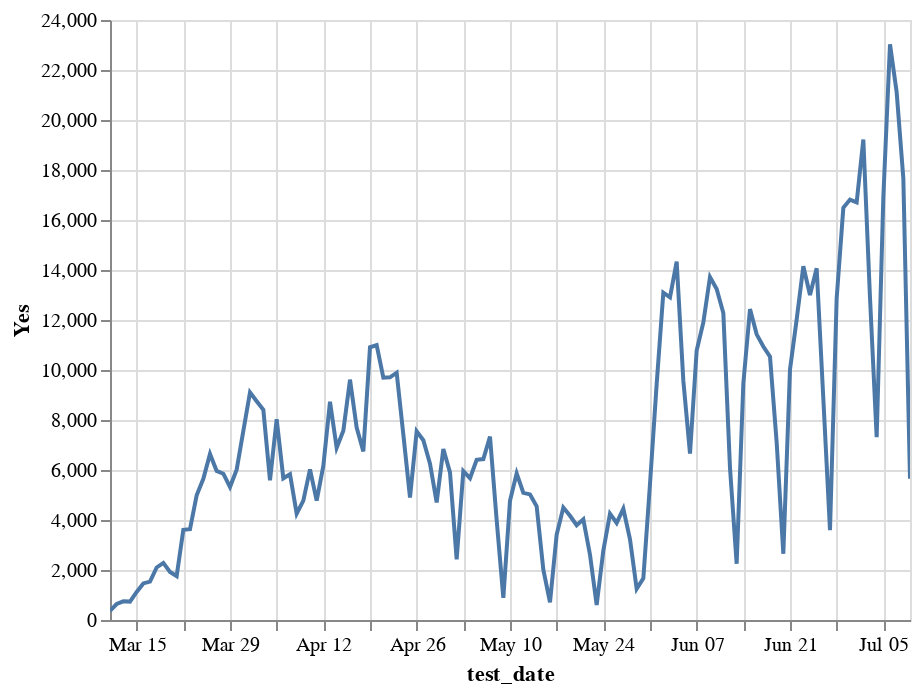

Notebook code for this chart:
### Code cell
alt.Chart(ti.reset_index().assign(total=lambda x: x.Yes+x.No)).mark_line().encode(
    x='test_date',
    y='Yes',
    tooltip=['test_date', 'Yes']
).interactive()

### Figure 1 — Vega-Lite specification as saved in the notebook (floating-point values rounded to 4 significant figures)
{"config": {"view": {"continuousWidth": 400, "continuousHeight": 300}}, "data": {"name": "data-081eb89e060e64de89eb9794a6f75e0b"}, "mark": "line", "encoding": {"tooltip": [{"type": "temporal", "field": "test_date"}, {"type": "quantitative", "field": "Yes"}], "x": {"type": "temporal", "field": "test_date"}, "y": {"type": "quantitative", "field": "Yes"}}, "selection": {"selector010": {"type": "interval", "bind": "scales", "encodings": ["x", "y"]}}, "$schema": "https://vega.github.io/schema/vega-lite/v4.8.1.json", "datasets": {"data-081eb89e060e64de89eb9794a6f75e0b": [{"test_date": "2020-03-11T00:00:00", "No": 22, "Yes": 366, "total": 388}, {"test_date": "2020-03-12T00:00:00", "No": 29, "Yes": 640, "total": 669}, {"test_date": "2020-03-13T00:00:00", "No": 25, "Yes": 745, "total": 770}, {"test_date": "2020-03-14T00:00:00", "No": 30, "Yes": 736, "total": 766}, {"test_date": "2020-03-15T00:00:00", "No": 133, "Yes": 1121, "total": 1254}, {"test_date": "2020-03-16T00:00:00", "No": 161, "Yes": 1464, "total": 1625}, {"test_date": "2020-03-17T00:00:00", "No": 202, "Yes": 1537, "total": 1739}, {"test_date": "2020-03-18T00:00:00", "No": 204, "Yes": 2101, "total": 2305}, {"test_date": "2020-03-19T00:00:00", "No": 230, "Yes": 2284, "total": 2514}, {"test_date": "2020-03-20T00:00:00", "No": 133, "Yes": 1922, "total": 2055}, {"test_date": "2020-03-21T00:00:00", "No": 148, "Yes": 1757, "total": 1905}, {"test_date": "2020-03-22T00:00:00", "No": 643, "Yes": 3610, "total": 4253}, {"test_date": "2020-03-23T00:00:00", "No": 421, "Yes": 3632, "total": 4053}, {"test_date": "2020-03-24T00:00:00", "No": 370, "Yes": 4987, "total": 5357}, {"test_date": "2020-03-25T00:00:00", "No": 478, "Yes": 5650, "total": 6128}, {"test_date": "2020-03-26T00:00:00", "No": 602, "Yes": 6644, "total": 7246}, {"test_date": "2020-03-27T00:00:00", "No": 518, "Yes": 5963, "total": 6481}, {"test_date": "2020-03-28T00:00:00", "No": 535, "Yes": 5852, "total": 6387}, {"test_date": "2020-03-29T00:00:00", "No": 662, "Yes": 5321, "total": 5983}, {"test_date": "2020-03-30T00:00:00", "No": 957, "Yes": 6013, "total": 6970}, {"test_date": "2020-03-31T00:00:00", "No": 1512, "Yes": 7564, "total": 9076}, {"test_date": "2020-04-01T00:00:00", "No": 1664, "Yes": 9104, "total": 10768}, {"test_date": "2020-04-02T00:00:00", "No": 1838, "Yes": 8751, "total": 10589}, {"test_date": "2020-04-03T00:00:00", "No": 1536, "Yes": 8405, "total": 9941}, {"test_date": "2020-04-04T00:00:00", "No": 894, "Yes": 5588, "total": 6482}, {"test_date": "2020-04-05T00:00:00", "No": 1782, "Yes": 8033, "total": 9815}, {"test_date": "2020-04-06T00:00:00", "No": 2093, "Yes": 5669, "total": 7762}, {"test_date": "2020-04-07T00:00:00", "No": 2072, "Yes": 5833, "total": 7905}, {"test_date": "2020-04-08T00:00:00", "No": 1968, "Yes": 4254, "total": 6222}, {"test_date": "2020-04-09T00:00:00", "No": 1663, "Yes": 4778, "total": 6441}, {"test_date": "2020-04-10T00:00:00", "No": 2292, "Yes": 6022, "total": 8314}, {"test_date": "2020-04-11T00:00:00", "No": 2411, "Yes": 4779, "total": 7190}, {"test_date": "2020-04-12T00:00:00", "No": 3176, "Yes": 6163, "total": 9339}, {"test_date": "2020-04-13T00:00:00", "No": 3493, "Yes": 8733, "total": 12226}, {"test_date": "2020-04-14T00:00:00", "No": 2891, "Yes": 6893, "total": 9784}, {"test_date": "2020-04-15T00:00:00", "No": 2641, "Yes": 7571, "total": 10212}, {"test_date": "2020-04-16T00:00:00", "No": 3072, "Yes": 9614, "total": 12686}, {"test_date": "2020-04-17T00:00:00", "No": 2920, "Yes": 7697, "total": 10617}, {"test_date": "2020-04-18T00:00:00", "No": 2793, "Yes": 6745, "total": 9538}, {"test_date": "2020-04-19T00:00:00", "No": 4266, "Yes": 10907, "total": 15173}, {"test_date": "2020-04-20T00:00:00", "No": 3826, "Yes": 10999, "total": 14825}, {"test_date": "2020-04-21T00:00:00", "No": 3940, "Yes": 9690, "total": 13630}, {"test_date": "2020-04-22T00:00:00", "No": 3889, "Yes": 9707, "total": 13596}, {"test_date": "2020-04-23T00:00:00", "No": 4678, "Yes": 9891, "total": 14569}, {"test_date": "2020-04-24T00:00:00", "No": 3480, "Yes": 7418, "total": 10898}, {"test_date": "2020-04-25T00:00:00", "No": 2331, "Yes": 4902, "total": 7233}, {"test_date": "2020-04-26T00:00:00", "No": 3733, "Yes": 7551, "total": 11284}, {"test_date": "2020-04-27T00:00:00", "No": 4544, "Yes": 7191, "total": 11735}, {"test_date": "2020-04-28T00:00:00", "No": 3435, "Yes": 6253, "total": 9688}, {"test_date": "2020-04-29T00:00:00", "No": 2671, "Yes": 4702, "total": 7373}, {"test_date": "2020-04-30T00:00:00", "No": 3717, "Yes": 6843, "total": 10560}, {"test_date": "2020-05-01T00:00:00", "No": 2964, "Yes": 5903, "total": 8867}, {"test_date": "2020-05-02T00:00:00", "No": 1690, "Yes": 2429, "total": 4119}, {"test_date": "2020-05-03T00:00:00", "No": 3212, "Yes": 5953, "total": 9165}, {"test_date": "2020-05-04T00:00:00", "No": 3446, "Yes": 5673, "total": 9119}, {"test_date": "2020-05-05T00:00:00", "No": 2961, "Yes": 6407, "total": 9368}, {"test_date": "2020-05-06T00:00:00", "No": 2575, "Yes": 6438, "total": 9013}, {"test_date": "2020-05-07T00:00:00", "No": 3464, "Yes": 7336, "total": 10800}, {"test_date": "2020-05-08T00:00:00", "No": 2194, "Yes": 3992, "total": 6186}, {"test_date": "2020-05-09T00:00:00", "No": 896, "Yes": 889, "total": 1785}, {"test_date": "2020-05-10T00:00:00", "No": 2606, "Yes": 4771, "total": 7377}, {"test_date": "2020-05-11T00:00:00", "No": 2773, "Yes": 5869, "total": 8642}, {"test_date": "2020-05-12T00:00:00", "No": 2596, "Yes": 5086, "total": 7682}, {"test_date": "2020-05-13T00:00:00", "No": 3016, "Yes": 5023, "total": 8039}, {"test_date": "2020-05-14T00:00:00", "No": 3326, "Yes": 4546, "total": 7872}, {"test_date": "2020-05-15T00:00:00", "No": 2382, "Yes": 2014, "total": 4396}, {"test_date": "2020-05-16T00:00:00", "No": 405, "Yes": 703, "total": 1108}, {"test_date": "2020-05-17T00:00:00", "No": 2804, "Yes": 3415, "total": 6219}, {"test_date": "2020-05-18T00:00:00", "No": 3224, "Yes": 4496, "total": 7720}, {"test_date": "2020-05-19T00:00:00", "No": 2650, "Yes": 4168, "total": 6818}, {"test_date": "2020-05-20T00:00:00", "No": 1973, "Yes": 3791, "total": 5764}, {"test_date": "2020-05-21T00:00:00", "No": 2152, "Yes": 4029, "total": 6181}, {"test_date": "2020-05-22T00:00:00", "No": 1159, "Yes": 2610, "total": 3769}, {"test_date": "2020-05-23T00:00:00", "No": 240, "Yes": 597, "total": 837}, {"test_date": "2020-05-24T00:00:00", "No": 1452, "Yes": 2775, "total": 4227}, {"test_date": "2020-05-25T00:00:00", "No": 2037, "Yes": 4252, "total": 6289}, {"test_date": "2020-05-26T00:00:00", "No": 3215, "Yes": 3882, "total": 7097}, {"test_date": "2020-05-27T00:00:00", "No": 1617, "Yes": 4450, "total": 6067}, {"test_date": "2020-05-28T00:00:00", "No": 901, "Yes": 3228, "total": 4129}, {"test_date": "2020-05-29T00:00:00", "No": 259, "Yes": 1245, "total": 1504}, {"test_date": "2020-05-30T00:00:00", "No": 366, "Yes": 1664, "total": 2030}, {"test_date": "2020-05-31T00:00:00", "No": 2189, "Yes": 5444, "total": 7633}, {"test_date": "2020-06-01T00:00:00", "No": 2740, "Yes": 9436, "total": 12176}, {"test_date": "2020-06-02T00:00:00", "No": 2750, "Yes": 13091, "total": 15841}, {"test_date": "2020-06-03T00:00:00", "No": 3192, "Yes": 12905, "total": 16097}, {"test_date": "2020-06-04T00:00:00", "No": 4710, "Yes": 14333, "total": 19043}, {"test_date": "2020-06-05T00:00:00", "No": 3496, "Yes": 9573, "total": 13069}, {"test_date": "2020-06-06T00:00:00", "No": 1317, "Yes": 6659, "total": 7976}, {"test_date": "2020-06-07T00:00:00", "No": 3534, "Yes": 10782, "total": 14316}, {"test_date": "2020-06-08T00:00:00", "No": 4100, "Yes": 11903, "total": 16003}, {"test_date": "2020-06-09T00:00:00", "No": 3562, "Yes": 13717, "total": 17279}, {"test_date": "2020-06-10T00:00:00", "No": 2867, "Yes": 13242, "total": 16109}, {"test_date": "2020-06-11T00:00:00", "No": 3394, "Yes": 12277, "total": 15671}, {"test_date": "2020-06-12T00:00:00", "No": 2186, "Yes": 6087, "total": 8273}, {"test_date": "2020-06-13T00:00:00", "No": 1147, "Yes": 2249, "total": 3396}, {"test_date": "2020-06-14T00:00:00", "No": 3142, "Yes": 9469, "total": 12611}, {"test_date": "2020-06-15T00:00:00", "No": 4781, "Yes": 12436, "total": 17217}, {"test_date": "2020-06-16T00:00:00", "No": 4893, "Yes": 11425, "total": 16318}, {"test_date": "2020-06-17T00:00:00", "No": 5266, "Yes": 10937, "total": 16203}, {"test_date": "2020-06-18T00:00:00", "No": 4642, "Yes": 10534, "total": 15176}, {"test_date": "2020-06-19T00:00:00", "No": 3080, "Yes": 7106, "total": 10186}, {"test_date": "2020-06-20T00:00:00", "No": 790, "Yes": 2649, "total": 3439}, {"test_date": "2020-06-21T00:00:00", "No": 4496, "Yes": 10025, "total": 14521}, {"test_date": "2020-06-22T00:00:00", "No": 5870, "Yes": 12019, "total": 17889}, {"test_date": "2020-06-23T00:00:00", "No": 5603, "Yes": 14152, "total": 19755}, {"test_date": "2020-06-24T00:00:00", "No": 5309, "Yes": 12998, "total": 18307}, {"test_date": "2020-06-25T00:00:00", "No": 6449, "Yes": 14070, "total": 20519}, {"test_date": "2020-06-26T00:00:00", "No": 2566, "Yes": 8841, "total": 11407}, {"test_date": "2020-06-27T00:00:00", "No": 1758, "Yes": 3591, "total": 5349}, {"test_date": "2020-06-28T00:00:00", "No": 5722, "Yes": 12865, "total": 18587}, {"test_date": "2020-06-29T00:00:00", "No": 7882, "Yes": 16489, "total": 24371}, {"test_date": "2020-06-30T00:00:00", "No": 6048, "Yes": 16816, "total": 22864}, {"test_date": "2020-07-01T00:00:00", "No": 8759, "Yes": 16705, "total": 25464}, {"test_date": "2020-07-02T00:00:00", "No": 8597, "Yes": 19219, "total": 27816}, {"test_date": "2020-07-03T00:00:00", "No": 5344, "Yes": 12898, "total": 18242}, {"test_date": "2020-07-04T00:00:00", "No": 2388, "Yes": 7311, "total": 9699}, {"test_date": "2020-07-05T00:00:00", "No": 8862, "Yes": 16912, "total": 25774}, {"test_date": "2020-07-06T00:00:00", "No": 8247, "Yes": 23030, "total": 31277}, {"test_date": "2020-07-07T00:00:00", "No": 8692, "Yes": 21107, "total": 29799}, {"test_date": "2020-07-08T00:00:00", "No": 7288, "Yes": 17667, "total": 24955}, {"test_date": "2020-07-09T00:00:00", "No": 3285, "Yes": 5648, "total": 8933}]}}
